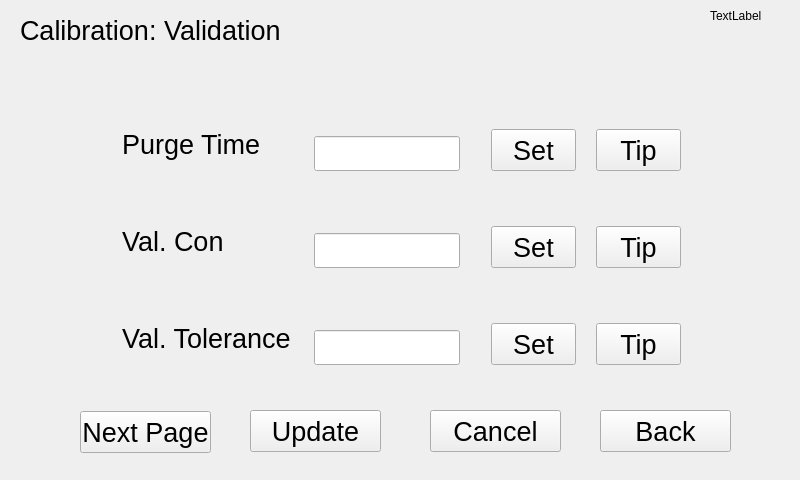
<?xml version="1.0" encoding="UTF-8"?>
<ui version="4.0">
 <class>verifyDlg</class>
 <widget class="QWidget" name="verifyDlg">
  <property name="geometry">
   <rect>
    <x>0</x>
    <y>0</y>
    <width>800</width>
    <height>480</height>
   </rect>
  </property>
  <property name="windowTitle">
   <string>Form</string>
  </property>
  <widget class="QLabel" name="label">
   <property name="geometry">
    <rect>
     <x>20</x>
     <y>10</y>
     <width>301</width>
     <height>41</height>
    </rect>
   </property>
   <property name="text">
    <string>&lt;html&gt;&lt;head/&gt;&lt;body&gt;&lt;p&gt;&lt;span style=&quot; font-size:20pt;&quot;&gt;Calibration:  Validation&lt;/span&gt;&lt;/p&gt;&lt;/body&gt;&lt;/html&gt;</string>
   </property>
  </widget>
  <widget class="QLabel" name="label_2">
   <property name="geometry">
    <rect>
     <x>122</x>
     <y>129</y>
     <width>140</width>
     <height>32</height>
    </rect>
   </property>
   <property name="text">
    <string>&lt;html&gt;&lt;head/&gt;&lt;body&gt;&lt;p&gt;&lt;span style=&quot; font-size:20pt;&quot;&gt;Purge Time&lt;/span&gt;&lt;/p&gt;&lt;/body&gt;&lt;/html&gt;</string>
   </property>
  </widget>
  <widget class="QLabel" name="label_3">
   <property name="geometry">
    <rect>
     <x>122</x>
     <y>226</y>
     <width>100</width>
     <height>32</height>
    </rect>
   </property>
   <property name="text">
    <string>&lt;html&gt;&lt;head/&gt;&lt;body&gt;&lt;p&gt;&lt;span style=&quot; font-size:20pt;&quot;&gt;Val. Con&lt;/span&gt;&lt;/p&gt;&lt;/body&gt;&lt;/html&gt;</string>
   </property>
  </widget>
  <widget class="QLabel" name="label_4">
   <property name="geometry">
    <rect>
     <x>122</x>
     <y>323</y>
     <width>172</width>
     <height>32</height>
    </rect>
   </property>
   <property name="text">
    <string>&lt;html&gt;&lt;head/&gt;&lt;body&gt;&lt;p&gt;&lt;span style=&quot; font-size:20pt;&quot;&gt;Val. Tolerance&lt;/span&gt;&lt;/p&gt;&lt;/body&gt;&lt;/html&gt;</string>
   </property>
  </widget>
  <widget class="QLineEdit" name="PurgeTime_lineEdit">
   <property name="geometry">
    <rect>
     <x>314</x>
     <y>136</y>
     <width>146</width>
     <height>35</height>
    </rect>
   </property>
   <property name="font">
    <font>
     <pointsize>20</pointsize>
    </font>
   </property>
  </widget>
  <widget class="QLineEdit" name="Vconc_lineEdit">
   <property name="geometry">
    <rect>
     <x>314</x>
     <y>233</y>
     <width>146</width>
     <height>35</height>
    </rect>
   </property>
   <property name="font">
    <font>
     <pointsize>20</pointsize>
    </font>
   </property>
  </widget>
  <widget class="QLineEdit" name="VAllowance_lineEdit">
   <property name="geometry">
    <rect>
     <x>314</x>
     <y>330</y>
     <width>146</width>
     <height>35</height>
    </rect>
   </property>
   <property name="font">
    <font>
     <pointsize>20</pointsize>
    </font>
   </property>
  </widget>
  <widget class="QPushButton" name="checkingswitchtimeTip">
   <property name="geometry">
    <rect>
     <x>596</x>
     <y>129</y>
     <width>85</width>
     <height>42</height>
    </rect>
   </property>
   <property name="font">
    <font>
     <pointsize>20</pointsize>
    </font>
   </property>
   <property name="text">
    <string>Tip</string>
   </property>
  </widget>
  <widget class="QPushButton" name="checkingconcentrationTip">
   <property name="geometry">
    <rect>
     <x>596</x>
     <y>226</y>
     <width>85</width>
     <height>42</height>
    </rect>
   </property>
   <property name="font">
    <font>
     <pointsize>20</pointsize>
    </font>
   </property>
   <property name="text">
    <string>Tip</string>
   </property>
  </widget>
  <widget class="QPushButton" name="checkingerrorallowanceTip">
   <property name="geometry">
    <rect>
     <x>596</x>
     <y>323</y>
     <width>85</width>
     <height>42</height>
    </rect>
   </property>
   <property name="font">
    <font>
     <pointsize>20</pointsize>
    </font>
   </property>
   <property name="text">
    <string>Tip</string>
   </property>
  </widget>
  <widget class="QPushButton" name="back">
   <property name="geometry">
    <rect>
     <x>600</x>
     <y>410</y>
     <width>131</width>
     <height>42</height>
    </rect>
   </property>
   <property name="font">
    <font>
     <pointsize>20</pointsize>
    </font>
   </property>
   <property name="text">
    <string>Back</string>
   </property>
  </widget>
  <widget class="QPushButton" name="cancel">
   <property name="geometry">
    <rect>
     <x>430</x>
     <y>410</y>
     <width>131</width>
     <height>42</height>
    </rect>
   </property>
   <property name="font">
    <font>
     <pointsize>20</pointsize>
    </font>
   </property>
   <property name="text">
    <string>Cancel</string>
   </property>
  </widget>
  <widget class="QPushButton" name="ok">
   <property name="geometry">
    <rect>
     <x>250</x>
     <y>410</y>
     <width>131</width>
     <height>42</height>
    </rect>
   </property>
   <property name="font">
    <font>
     <pointsize>20</pointsize>
    </font>
   </property>
   <property name="text">
    <string>Update</string>
   </property>
  </widget>
  <widget class="QLabel" name="dateTime">
   <property name="geometry">
    <rect>
     <x>710</x>
     <y>10</y>
     <width>54</width>
     <height>12</height>
    </rect>
   </property>
   <property name="text">
    <string>TextLabel</string>
   </property>
  </widget>
  <widget class="QPushButton" name="PurgeTime_change">
   <property name="geometry">
    <rect>
     <x>491</x>
     <y>129</y>
     <width>85</width>
     <height>42</height>
    </rect>
   </property>
   <property name="font">
    <font>
     <pointsize>20</pointsize>
    </font>
   </property>
   <property name="text">
    <string>Set</string>
   </property>
  </widget>
  <widget class="QPushButton" name="Vconc_change">
   <property name="geometry">
    <rect>
     <x>491</x>
     <y>226</y>
     <width>85</width>
     <height>42</height>
    </rect>
   </property>
   <property name="font">
    <font>
     <pointsize>20</pointsize>
    </font>
   </property>
   <property name="text">
    <string>Set</string>
   </property>
  </widget>
  <widget class="QPushButton" name="VAllowance_change">
   <property name="geometry">
    <rect>
     <x>491</x>
     <y>323</y>
     <width>85</width>
     <height>42</height>
    </rect>
   </property>
   <property name="font">
    <font>
     <pointsize>20</pointsize>
    </font>
   </property>
   <property name="text">
    <string>Set</string>
   </property>
  </widget>
  <widget class="QPushButton" name="pageDown">
   <property name="geometry">
    <rect>
     <x>80</x>
     <y>411</y>
     <width>131</width>
     <height>42</height>
    </rect>
   </property>
   <property name="font">
    <font>
     <pointsize>20</pointsize>
    </font>
   </property>
   <property name="text">
    <string>Next Page</string>
   </property>
  </widget>
 </widget>
 <resources/>
 <connections/>
</ui>
